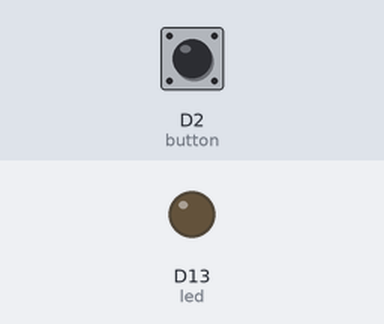
This program was run on a simulated CircuitPython board. Shown: output pins drawn as LEDs (lit = HIGH). The test bench sets the inputs (shaded band); at power-on: D2 (button) HIGH.

Above: at 1.2 s.
1.3 s: D2 (button) pulled LOW for 0.15 s
At 1.37 s:
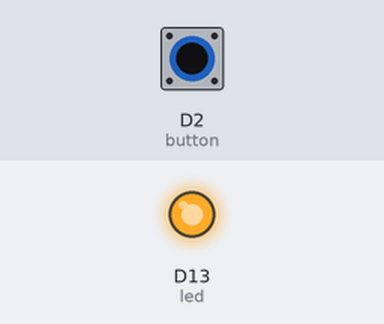
2.9 s: D2 (button) pulled LOW for 3.2 s
At 6.8 s:
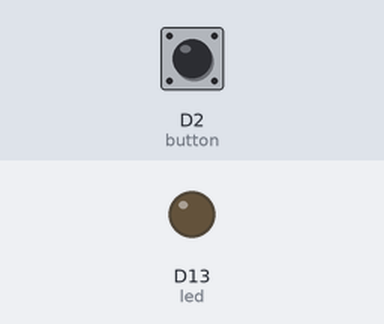
Timing chart, 0 to 8.3 s (numbered marks = the images above; inputs shaded):
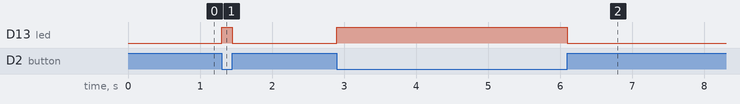

The program:

Taster-LED.py
```python
"""
Taster->LED

================================================="""
import digitalio
import board

led = digitalio.DigitalInOut(board.D13)
led.switch_to_output()
button = digitalio.DigitalInOut(board.D2)
button.switch_to_input()


while True:
    btn_state = button.value
    led.value = not btn_state
```

Measured:
- after the input at 1.3 s, D13 (led): LOW → HIGH at once, → LOW 0.15 s later
- after the input at 2.9 s, D13 (led): LOW → HIGH at once, → LOW 3.2 s later
